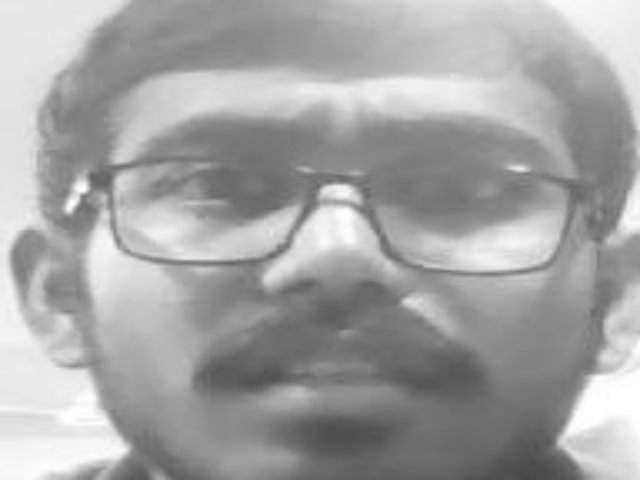
#> input picture facedetect/dataset/dataset/PUBG/1.png, 640 x 480 px, given in place of the camera
$ python opencv1.py
#> lines starting #> are read from the running program, lines starting #| are printed output that depends on the picture; after the words box and inside, x2 and y2 are one past the last pixel; in counts of white or black regions, pixels touching at a corner belong together
# [73 lines of commented-out code are left out]


import cv2
import numpy as np

framewidth = 640
frameheight = 480
cap = cv2.VideoCapture(0)
cap.set(3, framewidth)
cap.set(4, frameheight)


def empty(x):
    pass


cv2.namedWindow("parameters")
cv2.resizeWindow("parameters", 640, 480)
cv2.createTrackbar("threshold1", "parameters", 100, 255, empty)
cv2.createTrackbar("threshold2", "parameters", 200, 255, empty)
cv2.createTrackbar("Area", "parameters", 1000, 20000, empty)


def getContours(imgDiale, imgContours):
    """

    :param imgDiale: we are getting the cordinates of edges to draw the countors
    :param imgCountors: After getting cordinates we draw the countors to orginaal image
    :return:
    """
    contour, hie = cv2.findContours(
        cv2.cvtColor(imgDilate, cv2.COLOR_BGR2GRAY),
        cv2.RETR_EXTERNAL,
        cv2.CHAIN_APPROX_NONE,
    )
    for cnt in contour:
        area_min = cv2.getTrackbarPos("Area", "parameters")
        area = cv2.contourArea(cnt)
        print(area)
        if area > area_min:
            # print(area)
            cv2.drawContours(imgContours, cnt, -1, (0, 255, 0), 3)
            peri = cv2.arcLength(cnt, True)
            approx = cv2.approxPolyDP(cnt, 0.02 * peri, True)
            # print(len(approx))
            x, y, w, h = cv2.boundingRect(approx)
            cv2.rectangle(imgContours, (x, y), (x + w, y + h), (255, 0, 255), 3)
            cv2.putText(
                imgContours,
                "Points" + str(len(approx)),
                (x + w + 20, y + h + 20),
                cv2.FONT_HERSHEY_COMPLEX,
                0.7,
                (0, 0, 255),
                2,
                0,
            )
            cv2.putText(
                imgContours,
                "Area: " + str(int(area)),
                (x + w + 45, y + h + 45),
                cv2.FONT_HERSHEY_COMPLEX,
                0.7,
                (0, 0, 255),
                2,
                0,
            )


while True:
    ret, img = cap.read()
#> img is the input picture: shape (480, 640, 3); min 72, max 255, mean 164.3
    imgContours = img.copy()
    # preprocessing of image
    imgblur = cv2.GaussianBlur(img, (7, 7), 1)
    # why bluring the image?
    # it is beacuse if we not blur the image we get more noises and unwanted edges so to prevent this we preprocess(blur) the input image
    # converting image in to gray
    imgGray = cv2.cvtColor(imgblur, cv2.COLOR_BGR2GRAY)
    # why converting into gray?

    # Because canny edge detector in works on gray channel image
    imgGray = cv2.cvtColor(imgGray, cv2.COLOR_GRAY2BGR)

    # converting img into cany for edge detection
    t1 = cv2.getTrackbarPos("threshold1", "parameters")
    t2 = cv2.getTrackbarPos("threshold2", "parameters")
    imgCanny = cv2.Canny(imgGray, t1, t2)
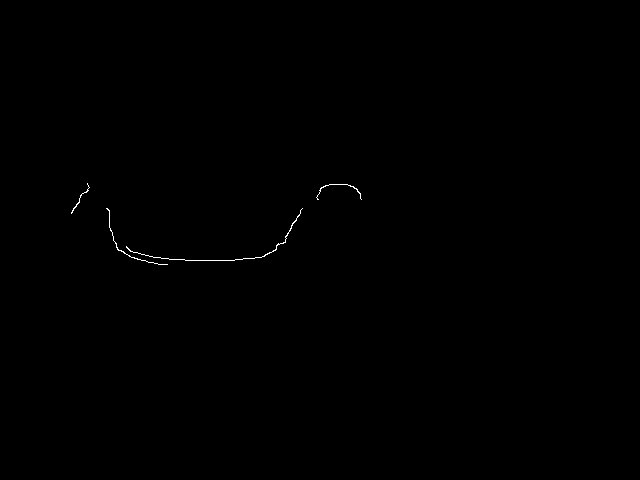
#> imgCanny: shape (480, 640); 0.14% white in thin lines or dots, all inside (x1, y1, x2, y2) = (71, 183, 362, 265)
    # it also required to be converted
    imgCanny = cv2.cvtColor(imgCanny, cv2.COLOR_GRAY2BGR)
    # to find the correct threesold valus we need to creat trackbar to get optimal threesold vales

    # width of image is very small so we have to dilate the image

    kernal = np.ones((5, 5), np.uint8)

    imgDilate = cv2.dilate(imgCanny, kernal, iterations=1)
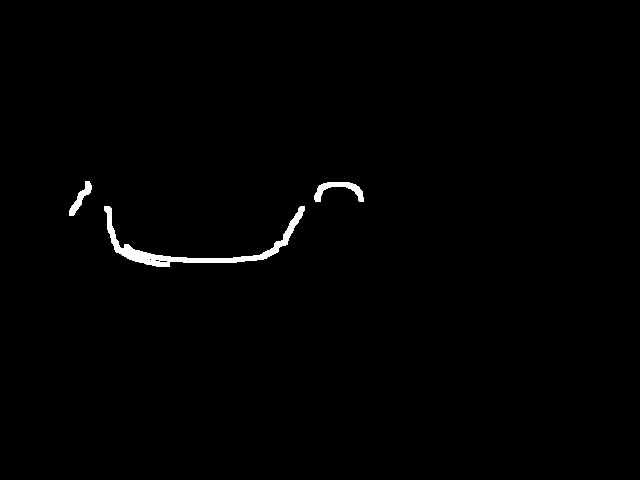
#> imgDilate: shape (480, 640, 3); 0.8% white; 3 white regions
    # imgDilate = cv2.cvtColor(imgDilate,cv2.COLOR_GRAY2BGR)

    getContours(imgDilate, imgContours=imgContours)
#> in getContours, `contour, hie = cv2.findContours( cv2.cvtColor(imgDilate, cv2.COLOR_BGR..`: contour = 3 contours; box (x1, y1, x2, y2) and area: (104, 206, 305, 267) 1551, (314, 182, 364, 202) 334, (69, 181, 92, 216) 226; hie = [[1, -1, -1, -1], [2, 0, -1, -1], [-1, 1, -1, -1]]
#> in getContours, `area = cv2.contourArea(cnt)`: area = 1551
#| 1551.0
#> in getContours, `peri = cv2.arcLength(cnt, True)`: peri = 563.7
#> in getContours, `approx = cv2.approxPolyDP(cnt, 0.02 * peri, True)`: approx = [[104, 206], [115, 251], [156, 266], [266, 258], [304, 210], [259, 255], [121, 248]]
#> in getContours, `x, y, w, h = cv2.boundingRect(approx)`: x = 104; y = 206; w = 201; h = 61
#> in getContours, `cv2.putText( imgContours, "Area: " + str(int(area)), (x + w + 45, y + ..`:
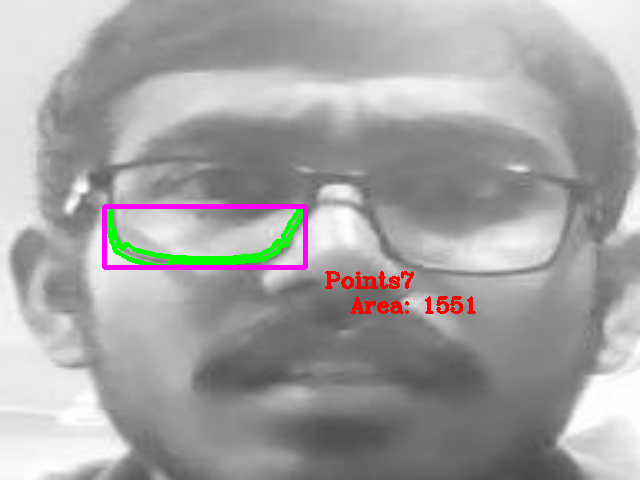
#> imgContours: shape (480, 640, 3); mean B, G, R 162.9, 162.6, 164.3

    output = np.hstack([imgDilate, imgContours])
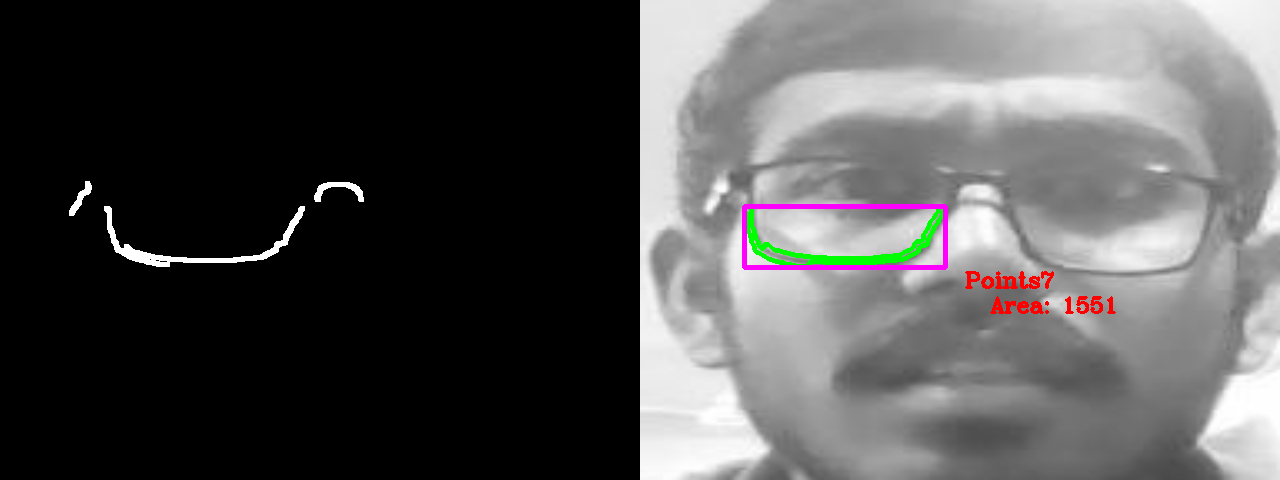
#> output: shape (480, 1280, 3); mean B, G, R 82.5, 82.3, 83.2
    cv2.imshow("output", output)

    if cv2.waitKey(1) & 0xFF == ord("q"):
#> (key e is pressed here)
        break
cap.release()
cv2.destroyAllWindows()

$ run again, on facedetect/dataset/dataset/PUBG/100.png
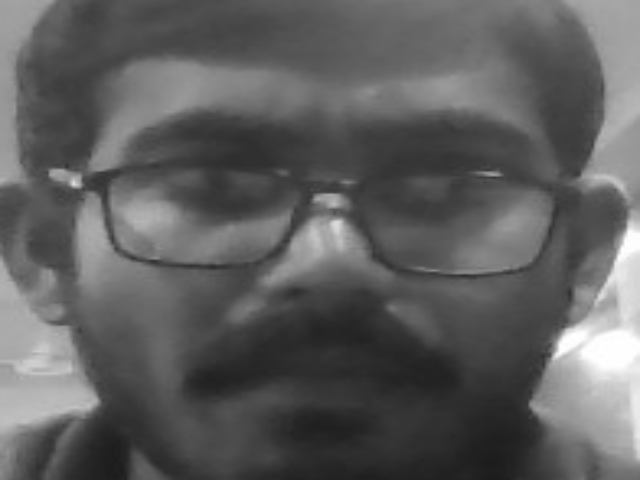
#> input picture facedetect/dataset/dataset/PUBG/100.png, 640 x 480 px, given in place of the camera
#> img is the input picture: shape (480, 640, 3); min 28, max 255, mean 94.3
#> `imgCanny = cv2.Canny(imgGray, t1, t2)`:
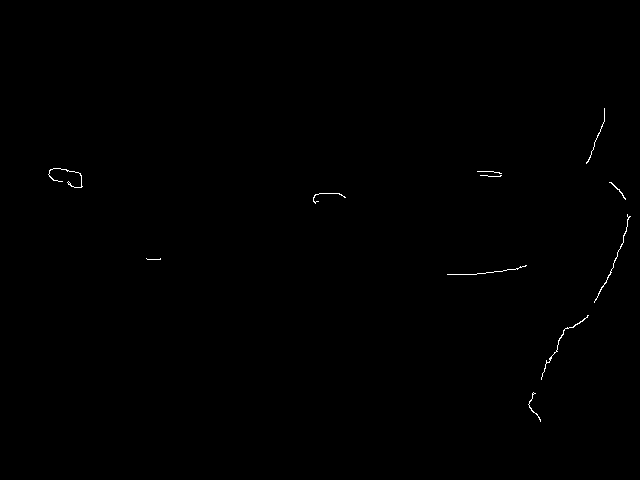
#> imgCanny: shape (480, 640); 0.21% white in thin lines or dots, all inside (x1, y1, x2, y2) = (48, 108, 631, 422)
#> imgDilate: shape (480, 640, 3); 1.2% white; 10 white regions
#> contour = 10 contours; largest, box (x1, y1, x2, y2) and area: (46, 166, 85, 190) 638, (592, 212, 633, 305) 538, (539, 313, 591, 382) 493, (445, 263, 529, 277) 373, (584, 106, 607, 166) 315; hie = [[1, -1, -1, -1], [2, 0, -1, -1], [3, 1, -1, -1], [4, 2, -1, -1], [5, 3, -1, -1], [6, 4, -1, -1], [7, 5, -1, -1], [8, 6, -1, -1], [9, 7, -1, -1], [-1, 8, -1, -1]]
#> area = 218
#| 218.0
#> `output = np.hstack([imgDilate, imgContours])`:
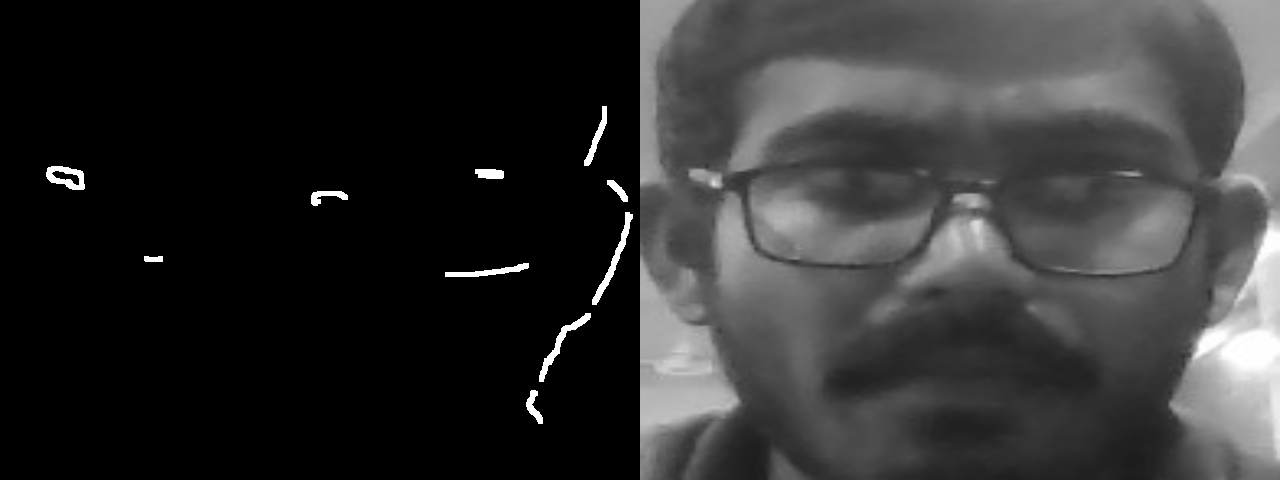
#> output: shape (480, 1280, 3); min 0, max 255, mean 48.7
